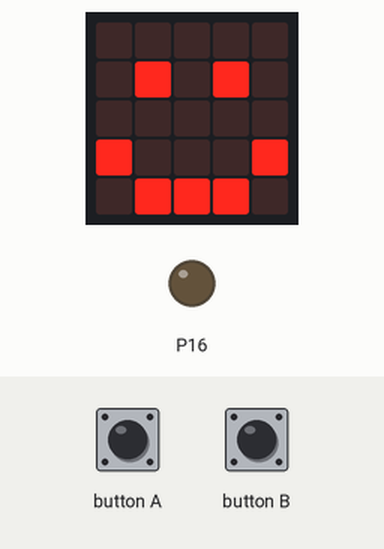
Simulated run of this program. Board: BBC micro:bit (MakeCode). Parts: the board's 5×5 LED display, output pins drawn as LEDs (lit = HIGH). The inputs (shaded band) are chosen by the test bench.

Above: at 1.8 s.
1.9 s: button A pressed for 0.15 s
At 2.5 s:
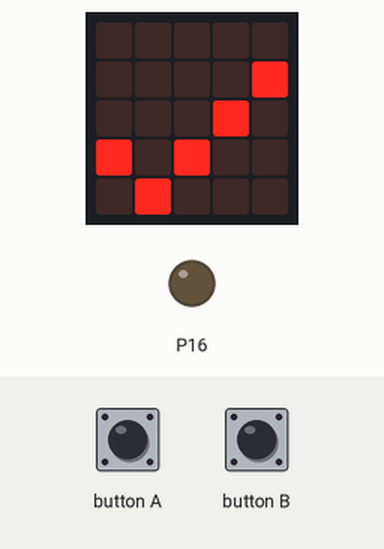
At 3.5 s:
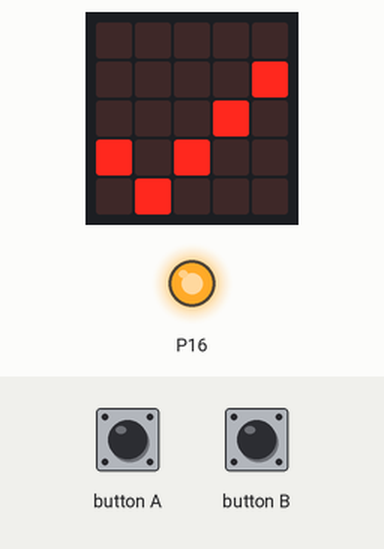
4.1 s: button B pressed for 0.15 s
At 5.2 s:
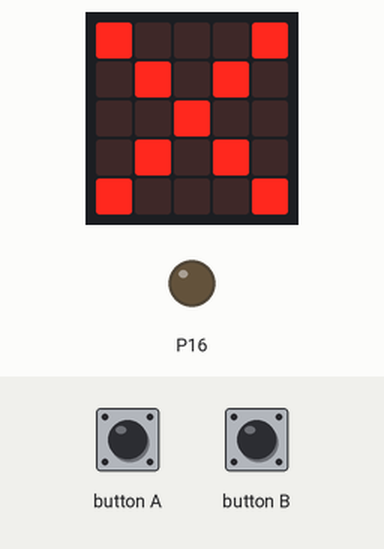
Timing chart, 0 to 7.1 s (numbered marks = the images above; inputs shaded):
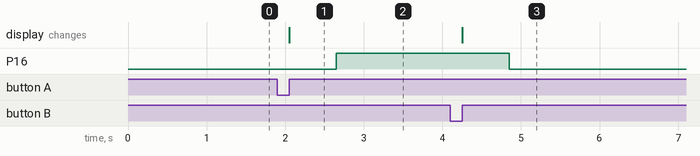

The program:

main.ts
```typescript
// (licence header left out)
basic.clearScreen()
pins.digitalWritePin(DigitalPin.P16, 0)
basic.showIcon(IconNames.Happy)

input.onButtonPressed(Button.A, function() {
    basic.showIcon(IconNames.Yes)
    pins.digitalWritePin(DigitalPin.P16, 1)
})

input.onButtonPressed(Button.B, function () {
  basic.showIcon(IconNames.No)
  pins.digitalWritePin(DigitalPin.P16, 0)
})
```

Measured:
- after the input at 1.9 s, P16: LOW → HIGH after 0.75 s; the display: changes after 0.15 s (image 1)
- after the input at 4.1 s, P16: HIGH → LOW after 0.75 s; the display: changes after 0.15 s (image 3)
